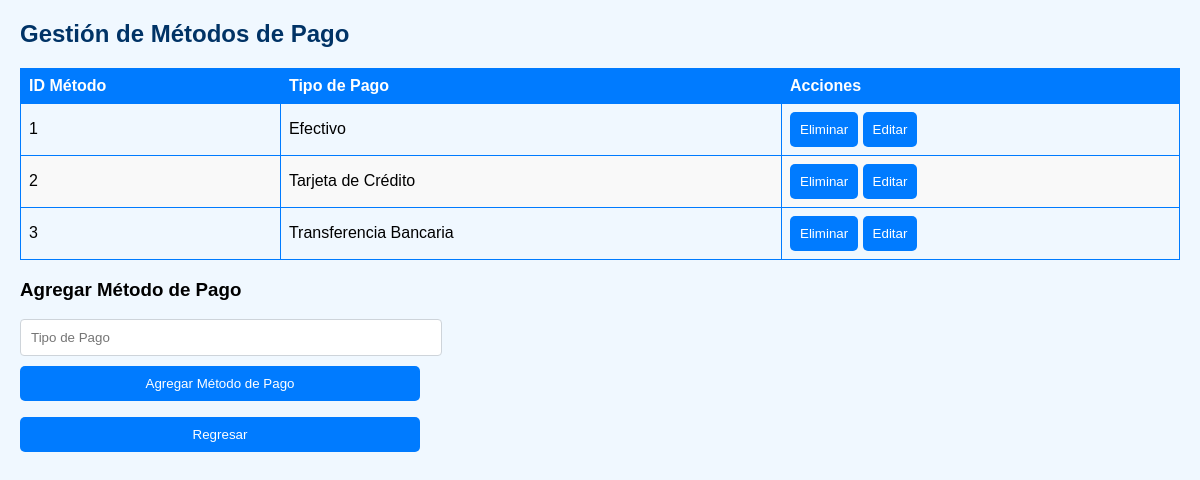
The page /pagos.php (signed in) on the database its author committed.
### tables this page shows
CREATE TABLE `metodos_pago` (
  `id_metodo_pago` int(11) NOT NULL,
  `tipo_pago` varchar(50) NOT NULL
);

### pagos.php (the view, shortened to what this page needs)
<?php
$servername = "localhost";
$username = "root";
$password = "";
$dbname = "bdtienda";
$conn = new mysqli($servername, $username, $password, $dbname);
$result = $conn->query("SELECT * FROM metodos_pago");
$metodos_pago = $result ? $result->fetch_all(MYSQLI_ASSOC) : [];
$home_url = ($_SESSION['perfil'] === 'Root') ? "homer.php" : "homeg.php";
?>
<!DOCTYPE html>
<html lang="es">
<head>
</head>
<body>
    <h2>Gestión de Métodos de Pago</h2>
    <table>
        <thead>
            <tr>
                <th>ID Método</th>
                <th>Tipo de Pago</th>
                <th>Acciones</th>
            </tr>
        </thead>
        <tbody>
            <?php if (empty($metodos_pago)): ?>
                <tr>
                    <td colspan="3">No hay métodos de pago disponibles.</td>
                </tr>
            <?php else: ?>
                <?php foreach ($metodos_pago as $metodo): ?>
                    <tr>
                        <td><?= $metodo['id_metodo_pago'] ?></td>
                        <td><?= htmlspecialchars($metodo['tipo_pago']) ?></td>
                        <td>
                            <form method="post" style="display:inline;">
                                <button type="submit" name="eliminar">Eliminar</button>
                            </form>
                            <button onclick="openEditModal(<?= $metodo['id_metodo_pago'] ?>, '<?= htmlspecialchars($metodo['tipo_pago']) ?>')">Editar</button>
                        </td>
                    </tr>
                <?php endforeach; ?>
            <?php endif; ?>
        </tbody>
    </table>
    <h3>Agregar Método de Pago</h3>
    <form method="post">
        <input type="text" name="tipo_pago" placeholder="Tipo de Pago" required>
        <button type="submit" name="agregar">Agregar Método de Pago</button>
    </form>
    <form action="<?= $home_url ?>" method="POST">
        <button type="submit">Regresar</button>
    </form>
</body>
</html>

### pagos.php (style rules this page uses)
body { font-family: Arial, sans-serif; background-color: #f0f8ff; margin: 20px; }
h2 { color: #003366; }
table, th, td { border: 1px solid #007bff; border-collapse: collapse; padding: 8px; text-align: left; }
table { width: 100%; margin-bottom: 16px; }
th { background-color: #007bff; color: white; }
tr:nth-child(even) { background-color: #f9f9f9; }
form { display: flex; flex-direction: column; gap: 10px; max-width: 400px; margin-bottom: 16px; }
input[type="text"] { padding: 10px; border: 1px solid #ced4da; border-radius: 4px; width: 100%; }
button { background-color: #007bff; color: white; padding: 10px; border: none; cursor: pointer; border-radius: 5px; transition: background-color 0.3s; }

### rows shown on the page
metodos_pago: id_metodo_pago "1", tipo_pago "Efectivo"
metodos_pago: id_metodo_pago "2", tipo_pago "Tarjeta de Crédito"
metodos_pago: id_metodo_pago "3", tipo_pago "Transferencia Bancaria"
